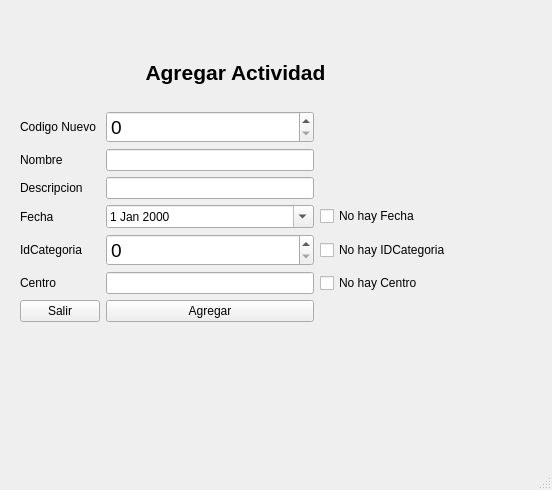
<?xml version="1.0" encoding="UTF-8"?>
<ui version="4.0">
 <class>AgregarActividad</class>
 <widget class="QMainWindow" name="AgregarActividad">
  <property name="geometry">
   <rect>
    <x>0</x>
    <y>0</y>
    <width>552</width>
    <height>490</height>
   </rect>
  </property>
  <property name="windowTitle">
   <string>MainWindow</string>
  </property>
  <widget class="QWidget" name="centralwidget">
   <widget class="QWidget" name="layoutWidget">
    <property name="geometry">
     <rect>
      <x>20</x>
      <y>40</y>
      <width>431</width>
      <height>282</height>
     </rect>
    </property>
    <layout class="QGridLayout" name="gridLayout">
     <item row="8" column="1">
      <widget class="QPushButton" name="PBAgregar">
       <property name="text">
        <string>Agregar</string>
       </property>
      </widget>
     </item>
     <item row="8" column="0">
      <widget class="QPushButton" name="PBSalir">
       <property name="text">
        <string>Salir</string>
       </property>
      </widget>
     </item>
     <item row="3" column="1">
      <widget class="QLineEdit" name="Nombre">
       <property name="maxLength">
        <number>45</number>
       </property>
      </widget>
     </item>
     <item row="0" column="0" colspan="3">
      <widget class="QLabel" name="LTitulo">
       <property name="minimumSize">
        <size>
         <width>100</width>
         <height>0</height>
        </size>
       </property>
       <property name="font">
        <font>
         <pointsize>16</pointsize>
         <weight>75</weight>
         <bold>true</bold>
        </font>
       </property>
       <property name="text">
        <string>Agregar Actividad</string>
       </property>
       <property name="alignment">
        <set>Qt::AlignCenter</set>
       </property>
      </widget>
     </item>
     <item row="1" column="1">
      <widget class="QSpinBox" name="SBCodigo">
       <property name="font">
        <font>
         <pointsize>14</pointsize>
        </font>
       </property>
       <property name="maximum">
        <number>999999999</number>
       </property>
      </widget>
     </item>
     <item row="3" column="0">
      <widget class="QLabel" name="label_2">
       <property name="styleSheet">
        <string notr="true">font: 75 12pt &quot;MS Shell Dlg 2&quot;;</string>
       </property>
       <property name="text">
        <string>Nombre</string>
       </property>
      </widget>
     </item>
     <item row="1" column="0">
      <widget class="QLabel" name="label">
       <property name="styleSheet">
        <string notr="true">font: 75 12pt &quot;MS Shell Dlg 2&quot;;</string>
       </property>
       <property name="text">
        <string>Codigo Nuevo</string>
       </property>
      </widget>
     </item>
     <item row="4" column="0">
      <widget class="QLabel" name="label_3">
       <property name="styleSheet">
        <string notr="true">font: 75 12pt &quot;MS Shell Dlg 2&quot;;</string>
       </property>
       <property name="text">
        <string>Descripcion</string>
       </property>
      </widget>
     </item>
     <item row="5" column="0">
      <widget class="QLabel" name="label_4">
       <property name="styleSheet">
        <string notr="true">font: 75 12pt &quot;MS Shell Dlg 2&quot;;</string>
       </property>
       <property name="text">
        <string>Fecha</string>
       </property>
      </widget>
     </item>
     <item row="5" column="1">
      <widget class="QDateEdit" name="Fecha">
       <property name="maximumDateTime">
        <datetime>
         <hour>23</hour>
         <minute>59</minute>
         <second>59</second>
         <year>2002</year>
         <month>5</month>
         <day>19</day>
        </datetime>
       </property>
       <property name="minimumDateTime">
        <datetime>
         <hour>0</hour>
         <minute>0</minute>
         <second>0</second>
         <year>1900</year>
         <month>5</month>
         <day>19</day>
        </datetime>
       </property>
       <property name="calendarPopup">
        <bool>true</bool>
       </property>
      </widget>
     </item>
     <item row="6" column="0">
      <widget class="QLabel" name="label_5">
       <property name="styleSheet">
        <string notr="true">font: 75 12pt &quot;MS Shell Dlg 2&quot;;</string>
       </property>
       <property name="text">
        <string>IdCategoria</string>
       </property>
      </widget>
     </item>
     <item row="7" column="0">
      <widget class="QLabel" name="label_6">
       <property name="styleSheet">
        <string notr="true">font: 75 12pt &quot;MS Shell Dlg 2&quot;;</string>
       </property>
       <property name="text">
        <string>Centro</string>
       </property>
      </widget>
     </item>
     <item row="4" column="1">
      <widget class="QLineEdit" name="Descripcion">
       <property name="maxLength">
        <number>100</number>
       </property>
      </widget>
     </item>
     <item row="7" column="1">
      <widget class="QLineEdit" name="Centro">
       <property name="maxLength">
        <number>30</number>
       </property>
      </widget>
     </item>
     <item row="6" column="1">
      <widget class="QSpinBox" name="SBCodigoCategoria">
       <property name="font">
        <font>
         <pointsize>14</pointsize>
        </font>
       </property>
       <property name="maximum">
        <number>999999999</number>
       </property>
      </widget>
     </item>
     <item row="5" column="2">
      <widget class="QCheckBox" name="CBFecha">
       <property name="text">
        <string>No hay Fecha</string>
       </property>
      </widget>
     </item>
     <item row="6" column="2">
      <widget class="QCheckBox" name="CBCategoria">
       <property name="text">
        <string>No hay IDCategoria</string>
       </property>
      </widget>
     </item>
     <item row="7" column="2">
      <widget class="QCheckBox" name="CBCentro">
       <property name="text">
        <string>No hay Centro</string>
       </property>
      </widget>
     </item>
    </layout>
   </widget>
  </widget>
  <widget class="QStatusBar" name="statusbar"/>
 </widget>
 <resources/>
 <connections/>
</ui>
